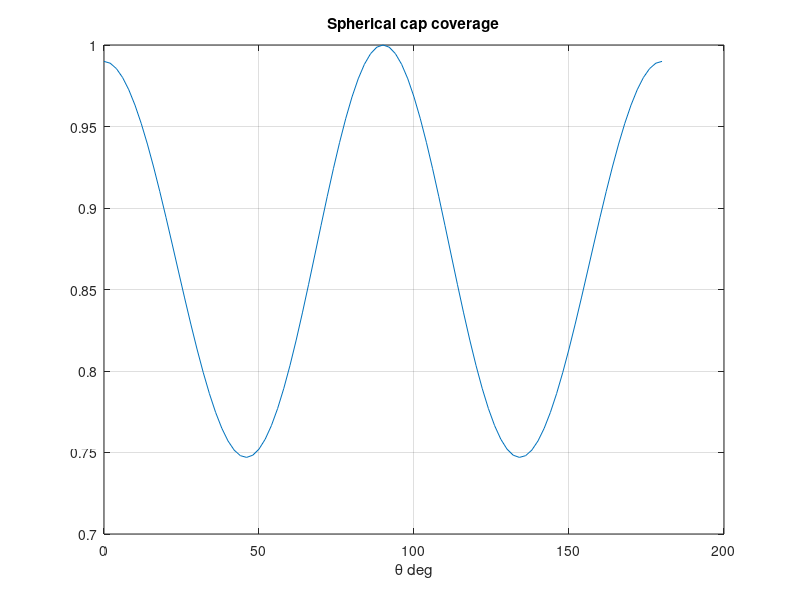

Recreate this plot in MATLAB.
% Spherical array
% Isotropic hemispherical coverage

Nrings = 5;
th = 0:2:180;
AFs = zeros(1, numel(th));
for ring = 0:Nrings-1
    elr = ring * 30;
    cnt = max(4, round(12*cosd(elr)));
    for m = 1:cnt
        az = 360*(m-1)/cnt;
        for it = 1:numel(th)
            u = cosd(th(it))*cosd(az) + sind(th(it))*sind(az);
            AFs(it) = AFs(it) + exp(1i*pi*u*sind(elr));
        end
    end
end
pat = abs(AFs) / max(abs(AFs));     % normalized (peak 1)
figure;
plot(th, pat);
title('Spherical cap coverage'); xlabel('\theta deg'); grid on;

%{
@play
{
 "title": "Spherical array",
 "groups": [
  {
   "name": "Geometry",
   "controls": [
    {
     "var": "Nrings",
     "label": "Ring count",
     "min": 2,
     "max": 8,
     "step": 1,
     "default": 5
    }
   ]
  }
 ]
}
%}
